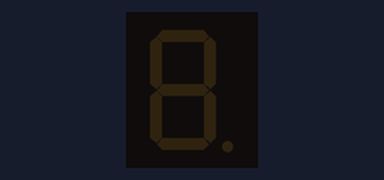
Recording of a sketch running on a simulated Arduino Uno, built with avr-gcc and run on an emulated ATmega328P. Shown: 1-digit seven-segment display. Wiring (inferred from the names in the program): 1-digit 7-segment display, segments lit when LOW: segments pin 5, pin 6, pin 7, pin 8, pin 9, pin 10, pin 11, pin 4. The segment pins are drawn as the display they are named for.

Above: at 0.1 s.
At 1.6 s:
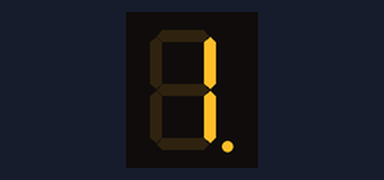
At 2.6 s:
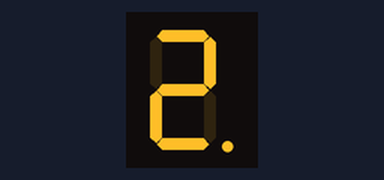
At 5.6 s:
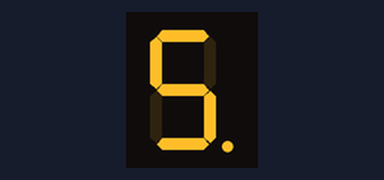
At 7.6 s:
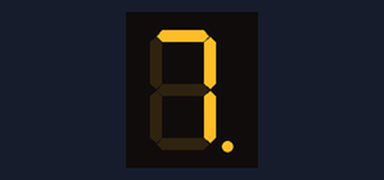
At 10.6 s:
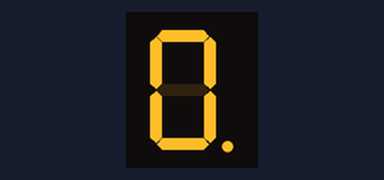

Measured:
- by itself, everything shown: repeats every 10.0 s, in 20 steps
- what the display in image 1 shows lasts 0.5 s, from 1.5 s to 2.0 s

The sketch:

Arduino_Uno_R3_7Segment.ino
```cpp
// This project uses a common anode 7 segment display;
// The variable STATE accepts LOW or HIGH value; LOW for anode connection, HIGH for cathode connection.
// If the values are set opposite of this, then it will simply just display
// The configuration for the circuit can be found in the repository for this code.

int DP = 4;
int A = 5;
int B = 6;
int C = 7;
int D = 8;
int E = 9;
int F = 10;
int G = 11;
int i = 0;

void setup()
{
  pinMode(DP, OUTPUT);
  pinMode(A, OUTPUT);
  pinMode(B, OUTPUT);
  pinMode(C, OUTPUT);
  pinMode(D, OUTPUT);
  pinMode(E, OUTPUT);
  pinMode(F, OUTPUT);
  pinMode(G, OUTPUT);
}

void clearDisplay(byte STATE) {
  digitalWrite(A, STATE);
  digitalWrite(B, STATE);
  digitalWrite(C, STATE);
  digitalWrite(D, STATE);
  digitalWrite(E, STATE);
  digitalWrite(F, STATE);
  digitalWrite(G, STATE);
  digitalWrite(DP, STATE);
}

void display(unsigned int digit, byte period, byte STATE) {
  // period and STATE accept only LOW or HIGH inputs
  digitalWrite(DP, period);

  switch(digit) {
    case 1: {
      digitalWrite(B, STATE);
      digitalWrite(C, STATE);
      break;
    }

    case 2: {
      digitalWrite(A, STATE);
      digitalWrite(B, STATE);
      digitalWrite(G, STATE);
      digitalWrite(E, STATE);
      digitalWrite(D, STATE);
      break;
    }

    case 3: {
      digitalWrite(A, STATE);
      digitalWrite(B, STATE);
      digitalWrite(G, STATE);
      digitalWrite(C, STATE);
      digitalWrite(D, STATE);
      break;
    }

    case 4: {
      digitalWrite(F, STATE);
      digitalWrite(G, STATE);
      digitalWrite(B, STATE);
      digitalWrite(C, STATE);
      break;
    }

    case 5: {
      digitalWrite(A, STATE);
      digitalWrite(F, STATE);
      digitalWrite(G, STATE);
      digitalWrite(C, STATE);
      digitalWrite(D, STATE);
      break;
    }

    case 6: {
      digitalWrite(A, STATE);
      digitalWrite(F, STATE);
      digitalWrite(G, STATE);
      digitalWrite(C, STATE);
      digitalWrite(D, STATE);
      digitalWrite(E, STATE);
      break;
    }

    case 7: {
      digitalWrite(A, STATE);
      digitalWrite(B, STATE);
      digitalWrite(C, STATE);
      break;
    }

    case 8: {
      digitalWrite(A, STATE);
      digitalWrite(B, STATE);
      digitalWrite(C, STATE);
      digitalWrite(D, STATE);
      digitalWrite(E, STATE);
      digitalWrite(F, STATE);
      digitalWrite(G, STATE);
      break;
    }

    case 9: {
      digitalWrite(A, STATE);
      digitalWrite(B, STATE);
      digitalWrite(C, STATE);
      digitalWrite(D, STATE);
      digitalWrite(G, STATE);
      digitalWrite(F, STATE);
      break;
    }

    default: {
      digitalWrite(A, STATE);
      digitalWrite(B, STATE);
      digitalWrite(C, STATE);
      digitalWrite(D, STATE);
      digitalWrite(E, STATE);
      digitalWrite(F, STATE);
      // for 0 and any other number (that would not be a digit)
      break;
    }
  }
}

void loop()
{
  byte state = LOW; // high for cathode, low for anode
  clearDisplay(!state);
  delay(500);
  if (i > 9) i = 0;
  display(i, LOW, state);
  delay(500);
  i++;
}
```
